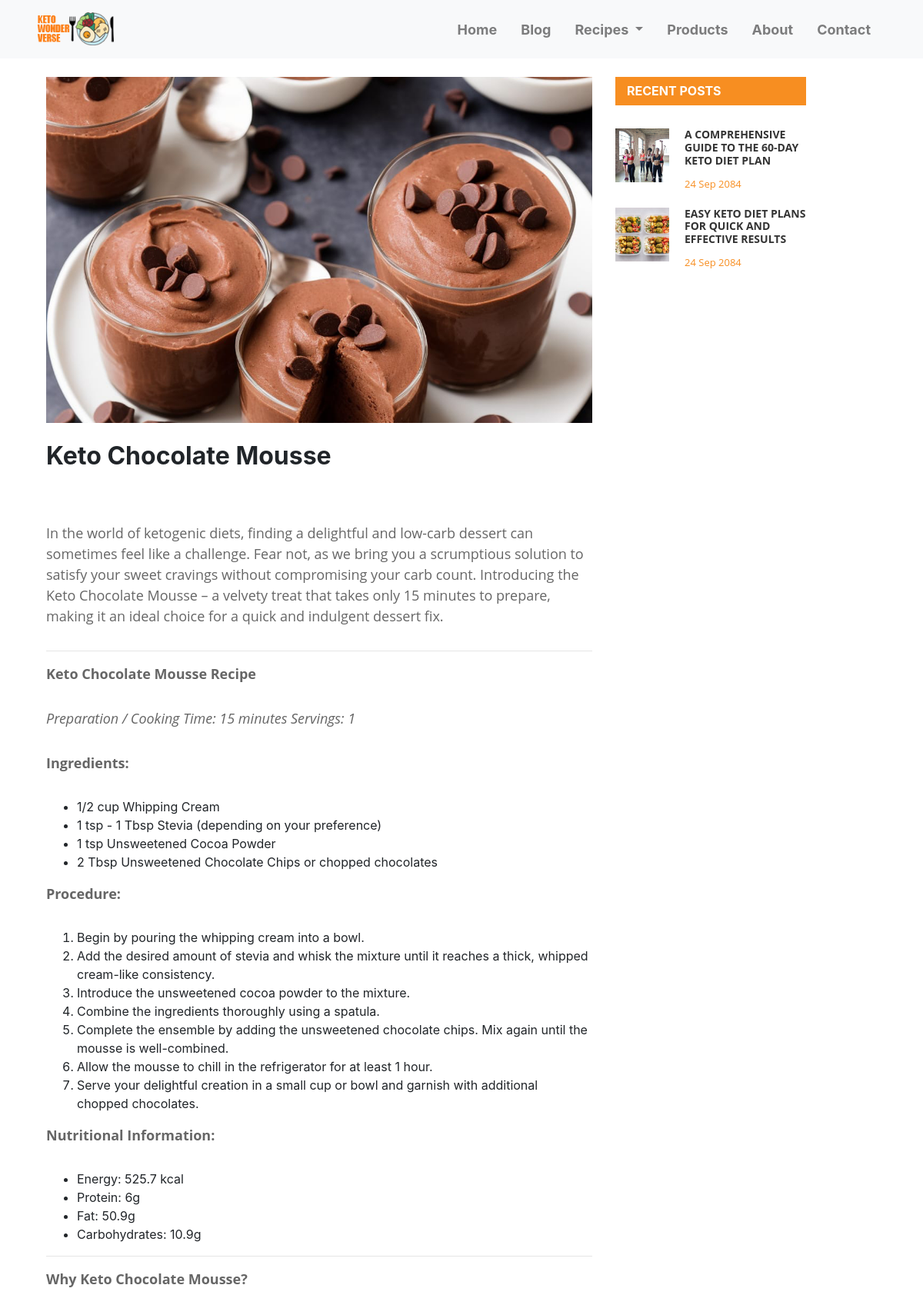
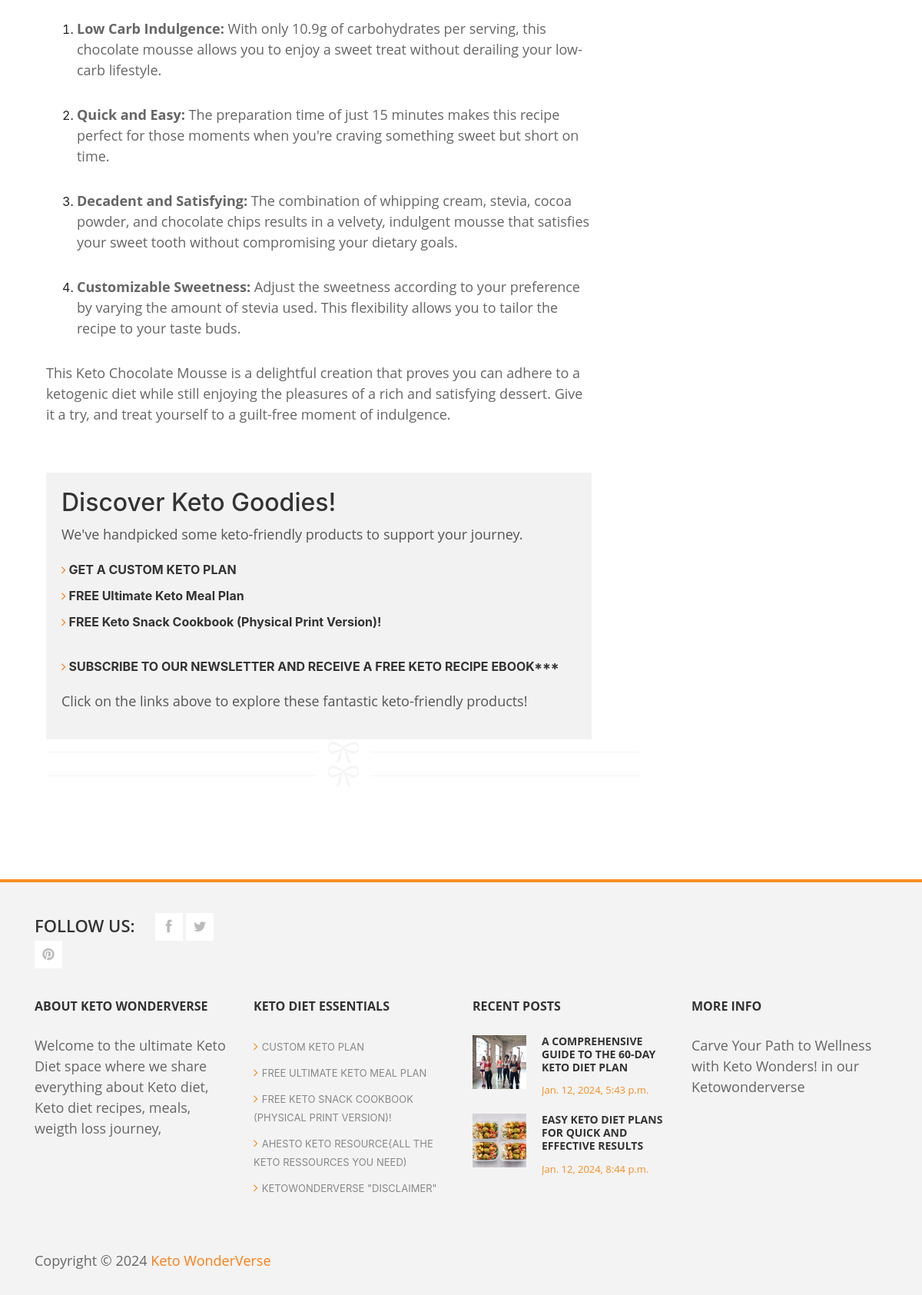
Screenshot of /recipe/keto-chocolate-mousse/ with the database file from the repository (2 pictures, top to bottom).
### ketosite/models.py (models this page shows, shortened)
class Recipe(models.Model):
    CATEGORY_CHOICES = [
        ('all recipes', 'All Recipes'),
        ('breakfast', 'Breakfast'),
        ('lunch', 'Lunch'),
        ('dinner', 'Dinner'),
        ('dessert', 'Dessert'),
    ]
    title = models.CharField(max_length=255)
    content = RichTextField(null=True, blank=True)
    date = models.DateTimeField(default=timezone.now)
    image = models.ImageField(upload_to='recipe_images/')
    image_alt = models.CharField(max_length=255)
    slug = AutoSlugField(populate_from='title', unique=True)
    related_recipes = models.ManyToManyField('self', blank=True)
    category = models.CharField(max_length=100, choices=CATEGORY_CHOICES, blank=True)

class BlogPost(models.Model):
    title = models.CharField(max_length=255)
    content = RichTextField(null=True, blank=True)
    image = models.ImageField(upload_to='blog_post_images/')
    image_alt = models.CharField(max_length=255, blank=True)
    slug = AutoSlugField(populate_from='title', unique=True)
    date_created = models.DateTimeField(default=timezone.now)
    related_articles = models.ManyToManyField('self', blank=True)
    def get_absolute_url(self):
        return reverse("ketosite:blog-post", kwargs={'slug': self.slug})

### ketosite/views.py (the view)
# urls.py: path('recipe/<slug:slug>/', RecipePost.as_view(), name="recipe_post"),
class RecipePost(DetailView):
    model = Recipe
    template= 'ketosite/recipespost_detail.html'
    def get_context_data(self, **kwargs):
        context = super().get_context_data(**kwargs)
        blog_post = BlogPost.objects.all()
        context['categories'] = Recipe.CATEGORY_CHOICES
        context['articles'] = blog_post
        return context

### ketosite/templates/ketosite/recipe_detail.html (shortened to what this page needs)
{% extends 'ketosite/base.html' %}
{% load static %}
{% block content %}
<div class="mt-4" id="product-post">
    <div class="container">
        <div id="single-blog" class="page-section first-section">
            <div class="container">
                <div class="row">
                    <div class="product-item col-md-12">
                        <div class="row">
                            <div class="col-md-8">
                                    <div class="image">
                                        <div class="image-post">
                                            <img src="{{ object.image.url }}" alt=" {{ object.image_alt}}" style="width: 100%; height: 450px; object-fit: cover;">
                                        </div>
                                    </div>
                                    <br>
                                    <div class="product-content">
                                        <div class="product-title">
                                            <div style="display: inline-block;">
                                                <h2 class="font-weight-bold">{{ object.title }}</h2>
                                            </div>
                                        </div>
                                        <p>{{ object.content|safe}}</p>
                                    </div>
                                    <section style="background-color: #f2f2f2; padding: 20px;">
                                        <h2 style="text-align: left; color: #333;">Discover Keto Goodies!</h2>
                                        <p style="text-align: left; color: #555; margin-bottom: 20px;">
                                            We've handpicked some keto-friendly products to support your journey.
                                        </p>
                                        <ul style="list-style: none; padding: 0; text-align: left;">
                                            <li style="margin-bottom: 10px;">
                                                <a href="http://tinyurl.com/3b2cys8t" target="_blank" style="text-decoration: none; font-weight: bold; color: #333;">
                                                    <i class="fa fa-angle-right" style="color: #fd7e14;"></i> GET A CUSTOM KETO PLAN
                                                </a>
                                            </li>
                                            <li style="margin-bottom: 10px;">
                                                <a href="http://tinyurl.com/hv34hjej" target="_blank" style="text-decoration: none; font-weight: bold; color: #333;">
                                                    <i class="fa fa-angle-right" style="color: #fd7e14;"></i> FREE Ultimate Keto Meal Plan
                                                </a>
                                            </li>
                                            <li style="margin-bottom: 10px;">
                                                <a href="http://tinyurl.com/w3d8he7f" target="_blank" style="text-decoration: none; font-weight: bold; color: #333;">
                                                    <i class="fa fa-angle-right" style="color: #fd7e14;"></i> FREE Keto Snack Cookbook (Physical Print Version)!
                                                </a>
                                            </li><br>
                                            <li style="margin-bottom: 10px;">
                                                <a href="http://tinyurl.com/ysc7av4e" target="_blank" style="text-decoration: none; font-weight: bold; color: #333;">
                                                    <i class="fa fa-angle-right" style="color: #fd7e14;"></i> SUBSCRIBE TO OUR NEWSLETTER AND RECEIVE A FREE KETO RECIPE EBOOK***
                                                </a>
                                            </li>
                                        </ul>
                                        <p style="text-align: left; color: #555; margin-top: 20px;">
                                            Click on the links above to explore these fantastic keto-friendly products!
                                        </p>
                                    </section>
                                    <div class="divide-line">
                                        <img src="images/div-line.png" alt="" />
                                    </div>
                                    <div class="divide-line">
                                    <img src="images/div-line.png" alt="" />
                                    </div>
                            </div>
                            <div class="col-md-3 col-md-offset-1">
                                <div class="side-bar">
                                    <div class="recent-post">
                                        <h4>Recent Posts</h4>
                                        <div class="posts">
                                            {% for article in articles|slice:'2'  %}
                                            <div class="recent-post">
                                                <div class="recent-post-thumb">
                                                    <a href="{{ article.get_absolute_url }}"> <img src="{{ article.image.url}}" alt="{{ article.image_alt }}" style="width: 100%; height: 70px; object-fit: cover;">
                                                </div>
                                                <div class="recent-post-info">
                                                    <h6><a href="{{ article.get_absolute_url }}">{{article.title}}</a></h6>
                                                    <span>24 Sep 2084</span>
                                                </div>
                                            </div>
                                            {% endfor %}
                                        </div>
                                    </div>
                                </div>
                            </div>
                        </div>
                    </div>
                </div>
            </div>
        </div>
    </div>
</div>
{% endblock content %}

### ketosite/templates/ketosite/footer.html (shortened to what this page needs)
<footer>
    <div class="container">
        <div class="top-footer">
            <div class="row">
                <div class="col-md-3">
                    <div class="social-bottom">
                        <span>Follow us:</span>
                        <ul>
                            <li><a href="#" class="fa fa-facebook"></a></li>
                            <li><a href="http://tinyurl.com/2tcyh3xn" class="fa fa-twitter"></a></li>
                            <li><a href="http://tinyurl.com/28my4pzb" class="fa fa-pinterest"></a></li>
                        </ul>
                    </div>
                </div>
            </div>
        </div>
        <div class="main-footer">
            <div class="row">
                <div class="col-md-3">
                    <div class="about">
                        <h4 class="footer-title">About Keto Wonderverse</h4>
                        <p>Welcome to the ultimate Keto Diet space where we share everything about Keto diet, Keto diet recipes, meals, weigth loss journey,</p>
                    </div>
                </div>
                <div class="col-md-3">
                    <div class="shop-list">
                        <h4 class="footer-title">Keto DIet Essentials</h4>
                        <ul>
                            <li><a href="http://tinyurl.com/3b2cys8t"><i class="fa fa-angle-right"></i>CUSTOM KETO PLAN</a></li>
                            <li><a href="http://tinyurl.com/hv34hjej"><i class="fa fa-angle-right"></i>FREE  Ultimate Keto Meal Plan</a></li>
                            <li><a href="http://tinyurl.com/w3d8he7f"><i class="fa fa-angle-right"></i>FREE Keto Snack Cookbook (Physical Print Version)!</a></li>
                            <li><a href="http://tinyurl.com/mrxjnfu4"><i class="fa fa-angle-right"></i>Ahesto Keto Resource{All the keto ressources you need)</a></li>
                            <li><a href="{% url 'ketosite:disclaimer' %}"><i class="fa fa-angle-right"></i>KetoWOnderverse "DISCLAIMER"</a></li>
                        </ul>
                    </div>
                </div>
                <div class="col-md-3">
                    <div class="recent-posts">
                        <h4 class="footer-title">Recent posts</h4>
                        {% for article in articles|slice:'2'  %}
                        <div class="recent-post">
                            <div class="recent-post-thumb">
                                <img src="{{ article.image.url }}" alt="{{ article.image_alt }}" loading="lazy" style="width: 100%; height: 70px; object-fit: cover;" />
                            </div>
                            <div class="recent-post-info">
                                <h6><a href="">{{article.title }}</a></h6>
                                <span>{{ article.date_created }}</span>
                            </div>
                        </div>
                        {% endfor %}
                    </div>
                </div>
                <div class="col-md-3">
                    <div class="more-info">
                        <h4 class="footer-title">More info</h4>
                        <p>Carve Your Path to Wellness with Keto Wonders! in our Ketowonderverse</p>
                    </div>
                </div>
            </div>
        </div>
        <div class="bottom-footer">
            <p><span>Copyright © 2024 <a href="{% url 'ketosite:home' %}" style="color: #fd7e14;">Keto WonderVerse</a> </p>
        </div>
    </div>
</footer>

### static/css/templatemo_style.css (style rules this page uses)
a { text-decoration: none; color: #f78e21; }
p { font-family: 'Open Sans', sans-serif; font-size: 13px; color: #666; }
*, *:before, *:after { -moz-box-sizing: border-box; -webkit-box-sizing: border-box; box-sizing: border-box; }
.image-post { overflow: hidden; }
.product-content p { margin-top: 5px; padding-bottom: 15px; }
.side-bar h4 { font-size: 16px; font-weight: 700; color: #fff; text-transform: uppercase; background-color: #f78e21; margin-top: 0px; padding: 9px 15px 9px 15px; }
.recent-post { overflow: hidden; margin-bottom: 20px; }
.recent-post-thumb { float: left; margin-right: 20px !important; width: 70px; height: 70px; }
.recent-post-info { overflow: hidden; }
.recent-post-info h6 { font-family: 'Open Sans', sans-serif; font-size: 14px; font-weight: 700; text-transform: uppercase; margin-top: 0; }
.posts { margin-top: 30px; margin-bottom: 30px; }
.recent-post-info a { color: #333; }
.recent-post-info span { font-family: 'Open Sans', sans-serif; font-size: 13px; color: #f78e21; }
footer { background-color: #f3f3f3; border-top: 4px solid #f78e21; margin-top: 120px; }
.social-bottom { margin-top: 40px; padding-bottom: 40px; }
.social-bottom span { font-family: 'Open Sans', sans-serif; font-size: 22px; font-weight: 600; color: #333; text-transform: uppercase; float: left; margin-right: 26px; }
.social-bottom ul { margin: 0; padding: 0; }
.social-bottom li { list-style: none; display: inline-block; }
.social-bottom a { background-color: #fff; font-size: 18px; width: 36px; height: 36px; line-height: 36px; text-align: center; color: #bbb; }
.footer-title { font-family: 'Open Sans', sans-serif; font-size: 16px; font-weight: 700; color: #333; text-transform: uppercase; padding-bottom: 20px; }
.shop-list ul { margin: 0; padding: 0; }
.shop-list li { list-style: none; margin: 10px 0; }
.shop-list i { font-size: 16px; margin-right: 5px; color: #f78e21; }
.shop-list a { text-transform: uppercase; color: #888; font-size: 13px; }
.recent-post-thumb { float: left; margin-right: 10px; width: 70px; height: 70px; }
.more-info p { padding-bottom: 20px; }
.bottom-footer { text-align: left; padding: 60px 0 15px 0; }
@media screen and (min-width: 995px) { body { overflow-x: hidden; } }

### static/css/style.css (style rules this page uses)
html { font-size: 16px !important; }
p { font-size: 18px; }
a { color: black; text-decoration: none; }

### rows the page displays
Recipe: image (picture), title "Keto Chocolate Mousse", content "In the world of ketogenic diets, finding a delightful and low-carb dessert can sometimes feel like a challenge. Fear not, as we bring you a scrumptious solution to satisfy your sweet cravings without compromising your carb count. Introducing the Keto Chocolate Mousse – a velvety treat that takes only 15 minutes to prepare, making it an ideal choice for a quick and indulgent dessert fix. Keto Chocolate Mousse Recipe Preparation / Cooking Time: 15 minutes Servings: 1 Ingredients: 1/2 cup Whipping Cream 1 tsp - 1 Tbsp Stevia (depending on your preference) 1 tsp Unsweetened Cocoa Powder 2 Tbsp Unsweetened Chocolate Chips or chopped chocolates Procedure: Begin by pouring the whipping cream into…"
BlogPost: image (picture), title "A COMPREHENSIVE GUIDE TO THE 60-DAY KETO DIET PLAN", date_created "Jan. 12, 2024, 5:43 p.m."
BlogPost: image (picture), title "EASY KETO DIET PLANS FOR QUICK AND EFFECTIVE RESULTS", date_created "Jan. 12, 2024, 8:44 p.m."
